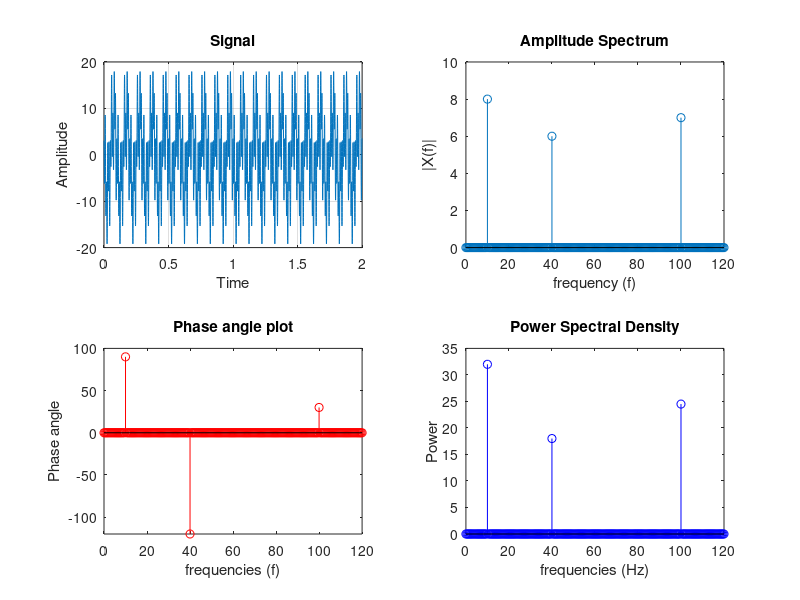
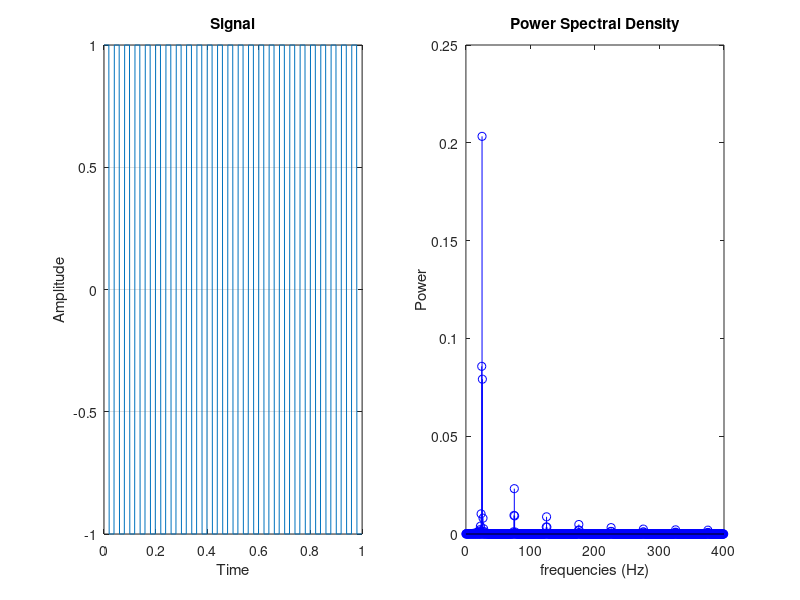

Write the MATLAB code that produced these figures, in order.
%% Pratik Ravikumar Sanghavi(2017AAPS0394G)
%% EXPERIMENT-1
%% Initialization
clc;
clear;
close all;
%% Variables
fc=100;
fs=32*fc;
t=0:1/fs:2-1/fs;
%% Signal Generation and FFT Computation
m=8*cos(2*pi*10*t + pi/2) + 6*cos(2*pi*40*t -2* pi/3) +7* cos(2*pi*100*t + pi/6);
N=6400;  
X = fft(m,N);
X2=X(1:N/2)/(N/2);
df=fs/N;
sampleIndex = 0:N/2-1;
f=sampleIndex*df;

angle_x = angle(X2);
tolerance = 0.00001;
X3 = ceil(abs(X2) -tolerance);
X4 = round (X3 ./(X3+1));  %(X4 is the vector of 0s and 1s)
Angle_p = angle(X2).*X4;
Angle_deg = Angle_p*180/pi;

Px=X2.*conj(X2)/2; %Power of each freq components  

figure(1)
subplot(2,2,1)
plot(t,m);
xlabel('Time');
ylabel('Amplitude');
title('Signal');
grid on;

subplot(2,2,2);
stem(f,abs(X2));
title('Amplitude Spectrum');
axis([0 120 0 10]);
xlabel('frequency (f)');
ylabel('|X(f)|');

subplot(2,2,3);
stem(f,Angle_deg,'r')
title('Phase angle plot');
axis([0 120 -120 100]);
xlabel('frequencies (f)');
ylabel('Phase angle');

subplot(2,2,4);
stem(f,Px,'b');
title('Power Spectral Density');
xlabel('frequencies (Hz)');
ylabel('Power');
axis([0 120 0 35]);
%% EXPERIMENT 2
%% Initialisation
%close all
%% Signal Generation
fc=25;
fs=32*fc;
t=0:1/fs:1-1/fs;
x=square(2*pi*fc*t,50);
%% Power Spectral Density
N=1600;
X = fft(x,N);
X2=X(1:N/2)/(N/2);
df=fs/N;
sampleIndex = 0:N/2-1;
f=sampleIndex*df;
Px=X2.*conj(X2)/2;
%% Plot Generation
figure(2)
subplot(121)
plot(t,x);
xlabel('Time');
ylabel('Amplitude');
title('Signal');
grid on;

subplot(122)
stem(f,Px,'b');
title('Power Spectral Density');
xlabel('frequencies (Hz)');
ylabel('Power');